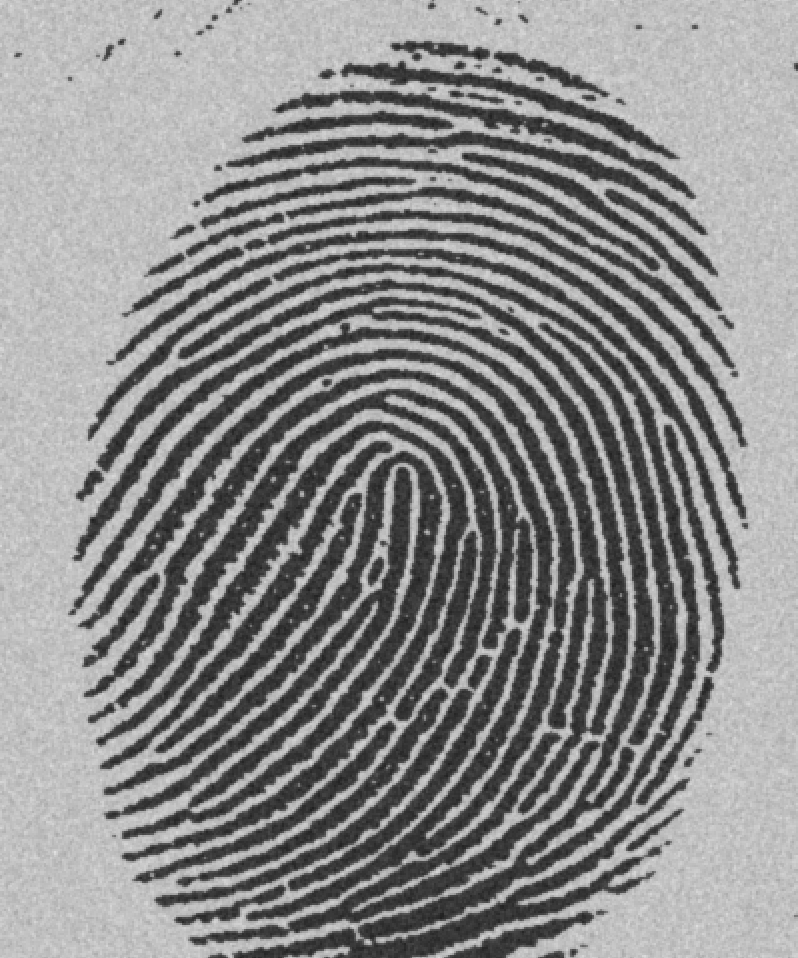
%> input picture MATLAB/图像分割/noisy_fingerprint.tif, 798 x 958 px
$ octave noisy_fingerprint.m   (GNU Octave 9; MATLAB toolbox functions it lacks are replaced by stand-ins)
%> lines starting %> are read from the running program, lines starting %| are printed output that depends on the picture; in (x1, y1, x2, y2) boxes, pixels count from 0 and x2, y2 are one past the last pixel; in counts of white or black regions, pixels touching at a corner belong together; the program's own positions count from 1
clear;
clc;

I = imread('noisy_fingerprint.tif');
%> I is the input picture: size 958x798 uint8; min 29, max 224, mean 140
th = graythresh(I);
%> th = 0.49
J = im2bw(I, th);
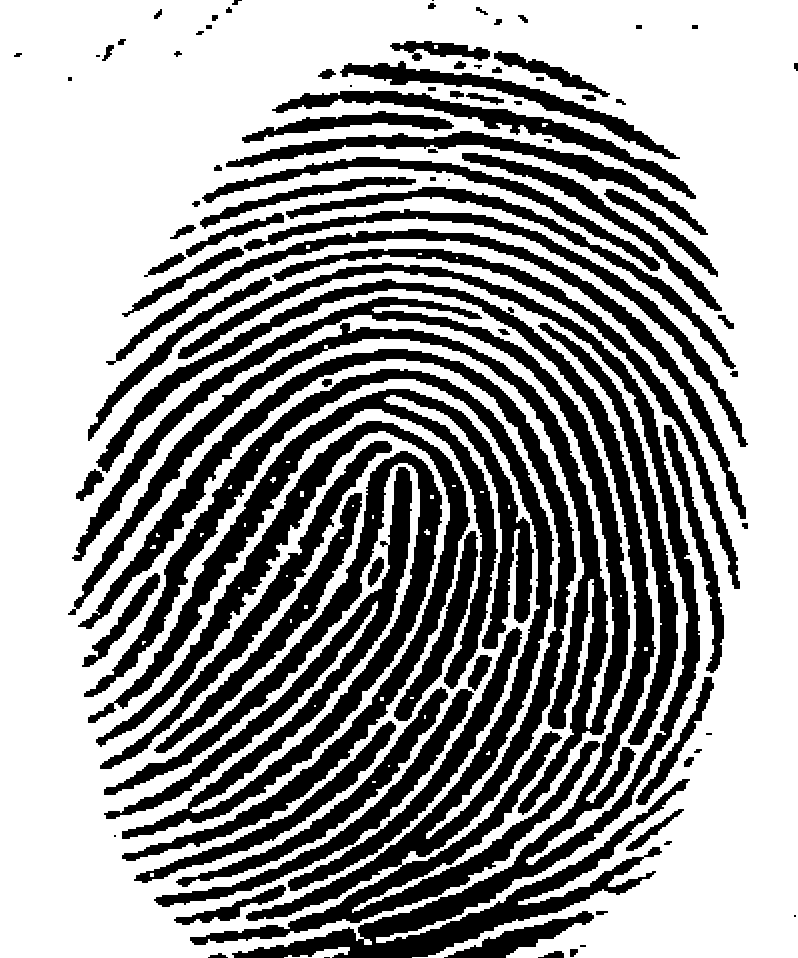
%> J: size 958x798 logical; 61.9% white; 97 black regions (10 under 20 px), largest, box (x1, y1, x2, y2) and area: (78, 349, 600, 945) 43740, (96, 263, 700, 958) 40222, (68, 297, 630, 815) 29700
th = 255 * th;
%> th = 125

subplot(1, 2, 1);
imshow(I); title('原始图像');

subplot(1, 2, 2);
imshow(J); title('二值化分割结果');

figure, imhist(I);
title('使用graythresh计算最佳门限');
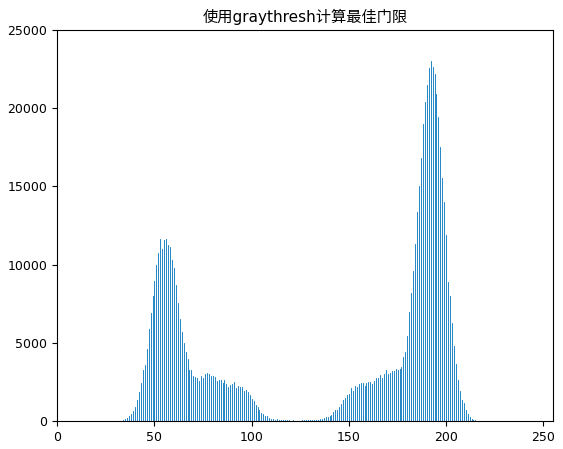
%> figure redrawn from the program's plot data; highest point at x = 192, y = 23014

$ run again, with MATLAB/图像分割/coins.png saved as MATLAB/图像分割/noisy_fingerprint.tif
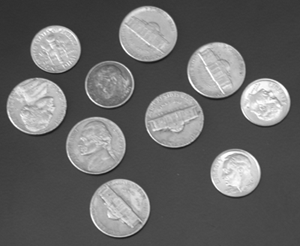
%> input picture MATLAB/图像分割/coins.png, 300 x 246 px
%> I is the input picture: size 246x300 uint8; min 23, max 255, mean 103
%> `th = graythresh(I);`: th = 0.494
%> `J = im2bw(I, th);`:
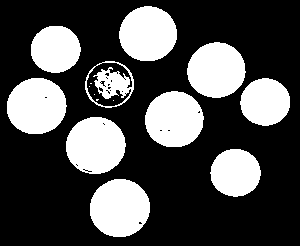
%> J: size 246x300 logical; 30.2% white; 15 white regions (5 under 20 px), largest, box (x1, y1, x2, y2) and area: (90, 179, 150, 237) 2748, (66, 117, 126, 174) 2667, (7, 78, 67, 134) 2649
%> `th = 255 * th;`: th = 126
%> `title('使用graythresh计算最佳门限');`:
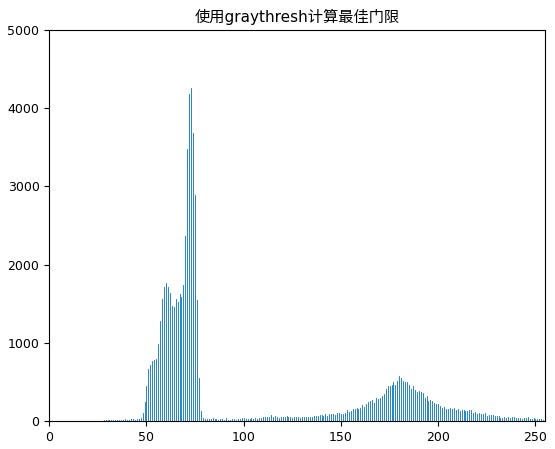
%> figure redrawn from the program's plot data; highest point at x = 73, y = 4264
